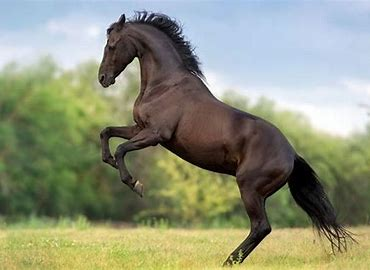
#> input picture caballo.jpeg, 370 x 270 px, found by its file name
$ python ImagenGiratoria.py
#> lines starting #> are read from the running program, lines starting #| are printed output that depends on the picture
import cv2 as cv
import numpy as np

# Cargar la imagen en escala de grises
img = cv.imread('C:\\Users\\leoda\\OneDrive\\-\\Instituto\\Tecnológico\\de\\Morelia\\Web Desing\\Graficación\\caballo.jpeg', 0)
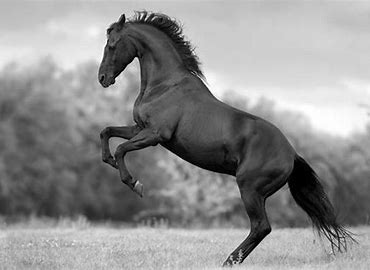
#> img: shape (270, 370); min 0, max 255, mean 143.1

# Obtener el tamaño de la imagen
x, y = img.shape
#> x = 270; y = 370

# Calcular el centro de la imagen
center = (y // 2, x // 2)
#> center = (185, 135)

# Definir el ángulo de rotación (en grados)
angle = 45

# Crear la matriz de rotación
M = cv.getRotationMatrix2D(center, angle, 1.0)

# Aplicar la rotación usando warpAffine
rotated_img = cv.warpAffine(img, M, (y, x))
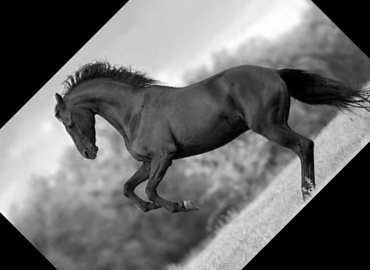
#> rotated_img: shape (270, 370); min 0, max 255, mean 107.8

# Mostrar la imagen original y la rotada
cv.imshow('Imagen Original', img)
cv.imshow('Imagen Rotada', rotated_img)
cv.waitKey(0)
cv.destroyAllWindows()

$ run again, with Mascara.png saved as caballo.jpeg
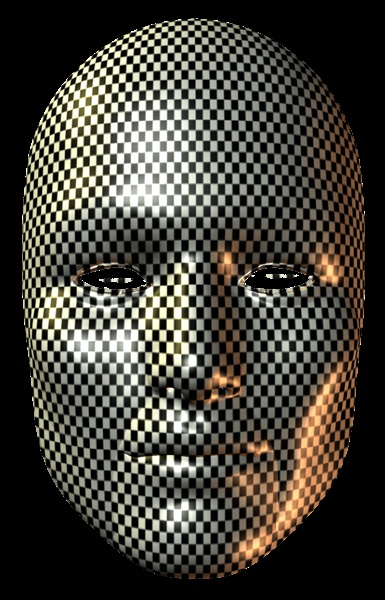
#> input picture Mascara.png, 385 x 600 px, found by its file name
#> `img = cv.imread('C:\\Users\\leoda\\OneDrive\\-\\Instituto\\Tecnológico..`:
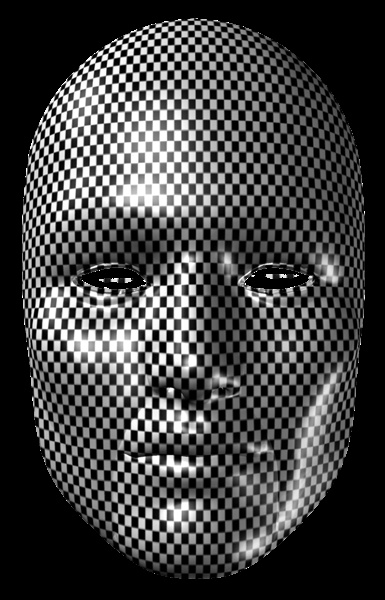
#> img: shape (600, 385); min 0, max 255, mean 65.2
#> `rotated_img = cv.warpAffine(img, M, (y, x))`:
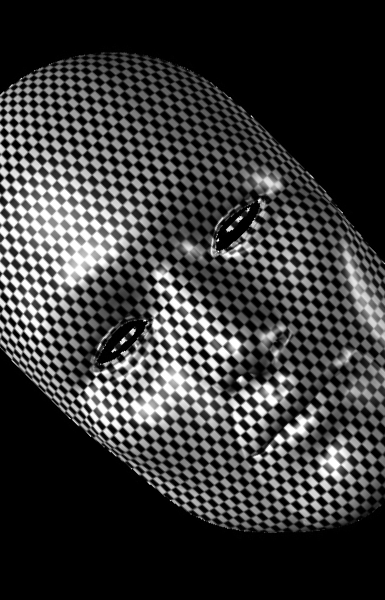
#> rotated_img: shape (600, 385); min 0, max 255, mean 56.6
